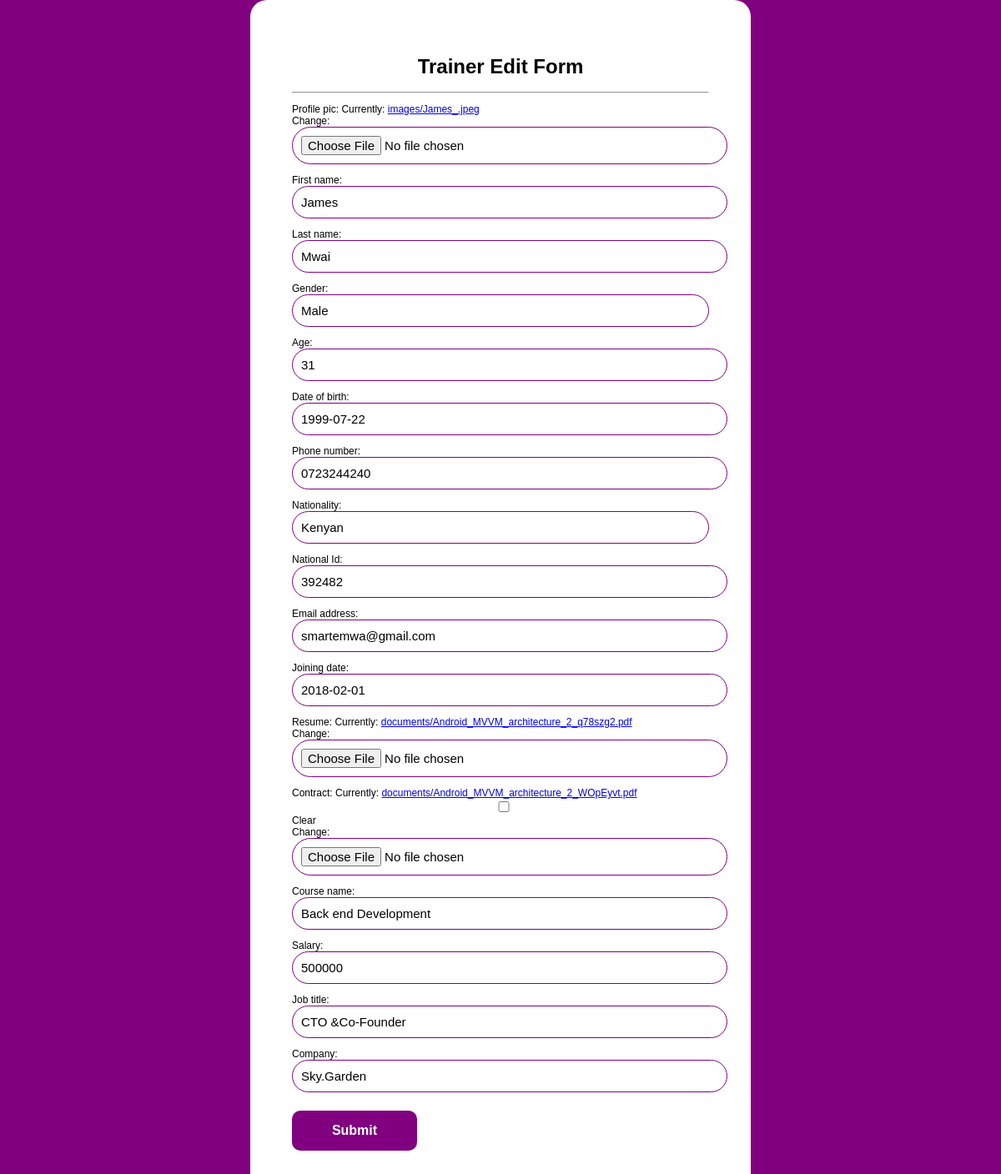
Screenshot of /trainer/edit/1/ with the database file from the repository.
### trainer/models.py (models this page shows)
class Trainer(models.Model):
    profile_pic = models.ImageField(upload_to = 'images/')
    first_name=models.CharField(max_length=12)
    last_name=models.CharField(max_length=12)
    gender_choice=(
        ('Female','Female'),
        ('Male','Male'),
        ('3','Prefer not to say')
    )
    gender=models.CharField(max_length=8,choices=gender_choice)
    age=models.PositiveSmallIntegerField(null=True, blank=True)
    date_of_birth=models.DateField(null=True)
    phone_number=models.CharField(max_length=10)
    nationality_choice=(
        ('Rwandan','Rwandan'),
        ('Kenyan','Kenyan'),
        ('Ugandan','Ugandan'),
        ('SouthSudanes','SouthSudanes'),
        ('Sudanes','Sudanes')
    )
    nationality=models.CharField(max_length=15,choices=nationality_choice)
    national_Id=models.CharField(max_length=20)
    email_address=models.EmailField(null=True)
    joining_date=models.DateField(null=True)
    resume=models.FileField(upload_to="documents/",null=True)
    contract=models.FileField(upload_to="documents/",null=True, blank=True)
    course_name=models.CharField(max_length=25)
    salary=models.PositiveBigIntegerField(null=True, blank=True)
    job_title=models.CharField(max_length=25)
    company=models.CharField(max_length=30)

### trainer/views.py (the view)
# urls.py: path("edit/<int:id>/", edit_trainer, name="edit_trainer"),
def edit_trainer(request, id):
    trainer = Trainer.objects.get(id=id)
    if request.method == "POST":
        form = TrainerRegistrationForm(request.POST, instance=trainer)
        if form.is_valid():
            form.save()
        return redirect('trainer_list')
    else:
        form = TrainerRegistrationForm(instance=trainer)
    return render(request, "edit_trainer.htm", {"form":form})

### trainer/forms.py
class TrainerRegistrationForm(forms.ModelForm):
    class Meta:
          model= Trainer
          fields= "__all__"

### trainer/templates/edit_trainer.htm (shortened to what this page needs)
<!DOCTYPE html>
<html lang="en">
<head>
</head>
<body>
    <div class="reg">
   <center> <h1>Trainer Edit Form</h1> </center>
   <hr>
    <form method="POST" enctype="multipart/form-data">
    {{form.as_p}}
        <button type="submit" value="save">Submit</button>
    </form>
</div>
</body>
</html>

### trainer/templates/edit_trainer.htm (style rules this page uses)
body { margin:0; font-family:arial,tahoma,sans-serif; font-size:12px; font-weight:normal; direction:ltr; background:purple; background-repeat: no-repeat; }
.reg { padding:50px; width:500px; height:auto; overflow:hidden; background:white; border-radius:20px; margin: auto; }
button { background-color: purple; width: 30%; color: white; font-size: 16px; font-weight: bolder; padding: 15px; margin: 10px 0px; border: none; cursor: pointer; border-radius: 10px; }
input { width: 100%; outline: none; font-size: 15px; padding: 10px 10px; border-radius: 40px; transition: all 0.3 ease; background-color: white; border: solid 1px purple; }
select { -webkit-appearance: none; appearance: none; width: 100%; outline: none; font-size: 15px; padding: 10px 10px; border-radius: 40px; transition: all 0.3 ease; background-color: white; border: solid 1px purple; }

### rows the page displays
Trainer: first_name "James", last_name "Mwai", gender "Male", age "31", date_of_birth "1999-07-22", phone_number "0723244240", nationality "Kenyan", national_Id "392482", email_address "smartemwa@gmail.com", joining_date "2018-02-01", course_name "Back end Development", salary "500000", job_title "CTO &Co-Founder", company "Sky.Garden"
